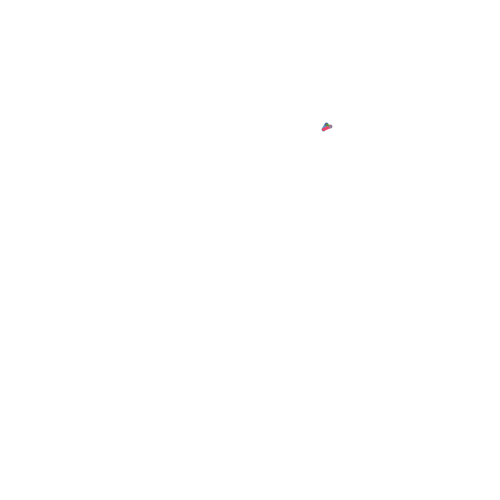
Frame 1 (no input)
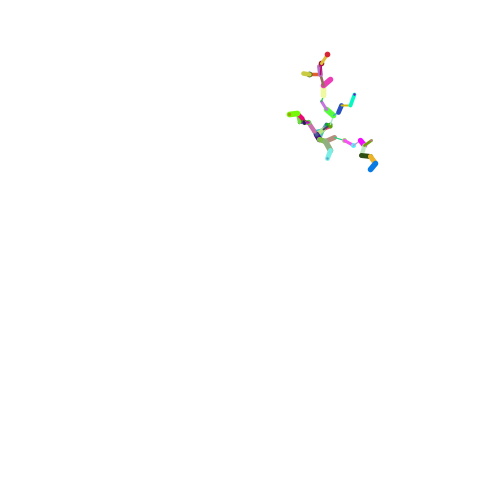
Frame 60 (the mouse pressed at the canvas centre just before this capture)
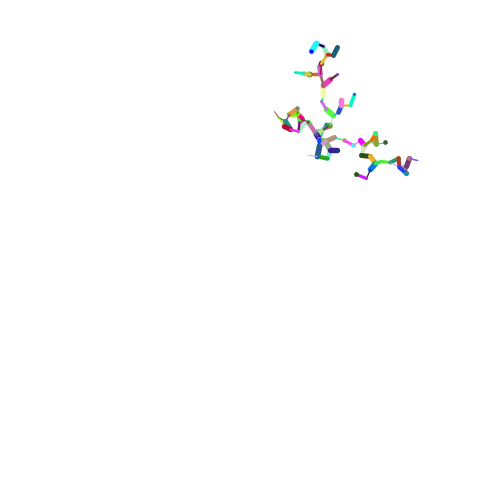
Frame 120 (the mouse held since frame 60 and released just before this capture)

The Processing sketch that drew these frames (run headless with seeded random() and noise(); from frame 60 on, the mouse is pressed at the canvas centre):

// Processing sketch: processing_118272
// ── processing_118272.pde

Cell[]myCells= new Cell[700];


void setup() {
  size(500, 500);
  background(255);
  for (int i=0; i <myCells.length; i++) {
    myCells[i]=new Cell();
  }
  myCells[0].isseed=true;
}


void draw () {
  // background(255);
  for (int i=0; i<myCells.length;i++) {
    //not able to see the cells 
    // myCells[i].display();
    myCells[i].update();
  }
  for (int i=0; i<myCells.length; i++) {
    if (myCells[i].isseed== false) {
      for (int j=0; j<myCells.length; j++) {
        if (myCells[j].isseed==true) {
          float d;
          d= PVector.dist(myCells[i].location, myCells[j].location);
          if (d<11) {
            myCells[i].isseed=true;
            //creat lines with random colour and random stokeweight
            strokeWeight(random(1,6));
            stroke(random(0,255),random(0,255),random(0,255));
            line(myCells[i].location.x, myCells[i].location.y, myCells[j].location.x, myCells[j].location.y);
          }
        }
      }
    }
  }
}

class Cell {
  PVector location= new PVector(); //creating vectors
  PVector velocity=new PVector();
  float dia;
  boolean isseed;
  float cellred, cellgreen, cellblue;
  float lineweight;

  Cell() {
    location = new PVector(random(500), random(500));
    dia=5;
    isseed=false;
    cellred=225;
    cellblue=225;
    cellgreen=225;
    lineweight=0.1;
  }

  void display() {
    strokeWeight(lineweight);
    if (isseed==true) {
      fill(255, 0, 0);
    }
    if (isseed==false) {
      fill(cellred, cellgreen, cellblue);
    }

    ellipse(location.x, location.y, dia, dia);
  }
  void update() {
    if (isseed==false) {
      velocity = new PVector(random(-10, 10), random(-10, 10));
      location.add(velocity);
    }
  }
}
